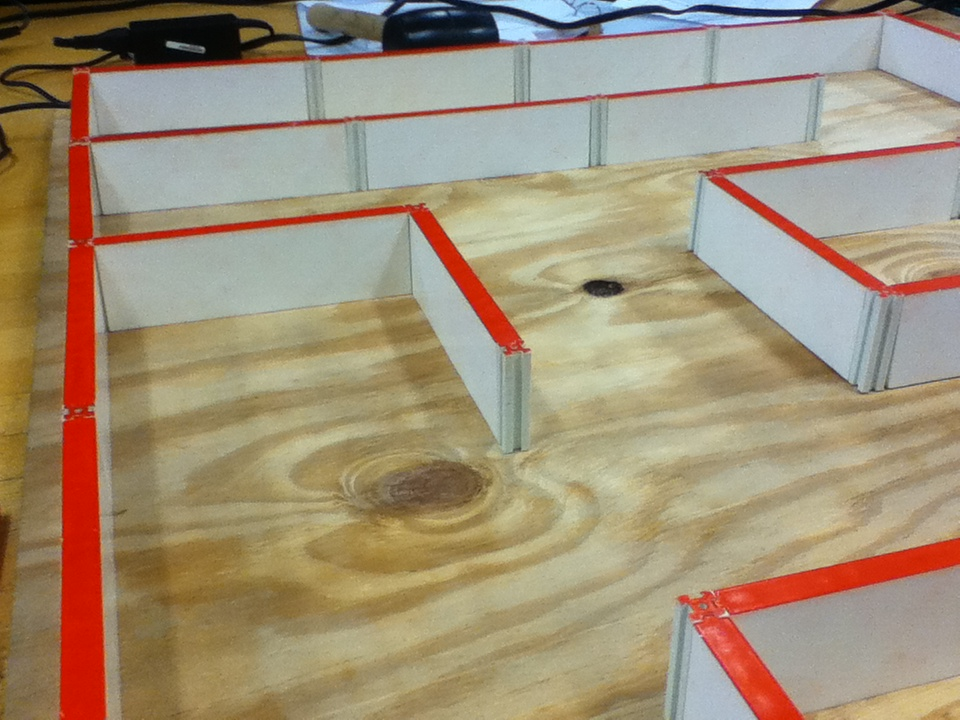
#> input picture data/m7/IMG_0290.JPG, 960 x 720 px
$ python notWorking.py   (older library calls are emulated)
#> lines starting #> are read from the running program, lines starting #| are printed output that depends on the picture
import numpy as np
import cv2
from matplotlib import pyplot as plt

img1 = cv2.imread('../data/m7/IMG_0290.JPG',0) # queryImage
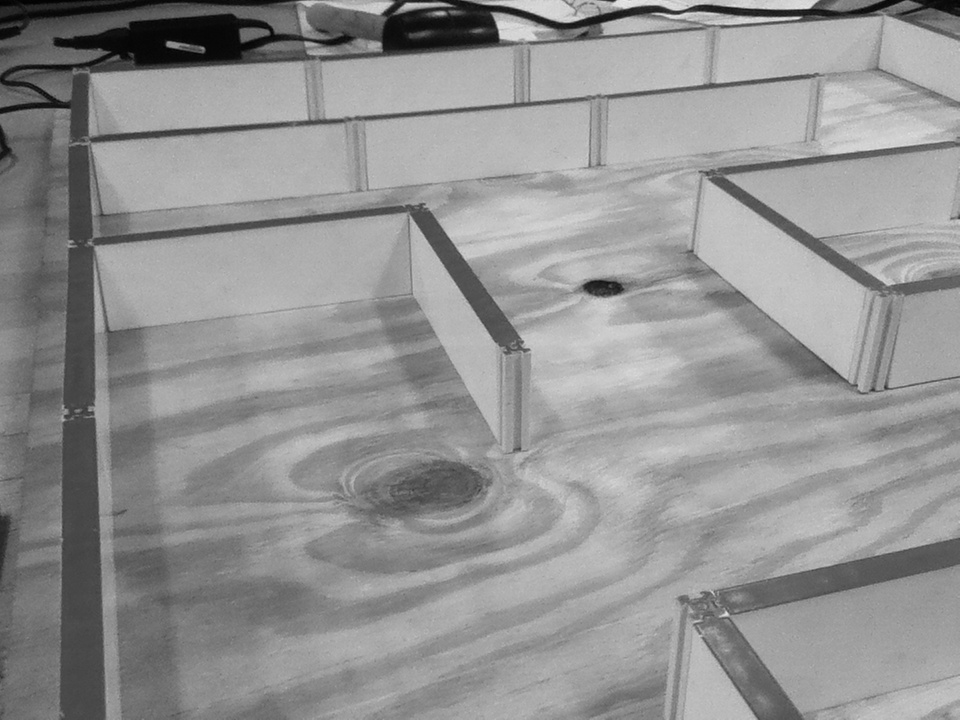
#> img1: shape (720, 960); min 0, max 236, mean 146.7
img2 = cv2.imread('../data/m7/IMG_0292.JPG',0) # trainImage
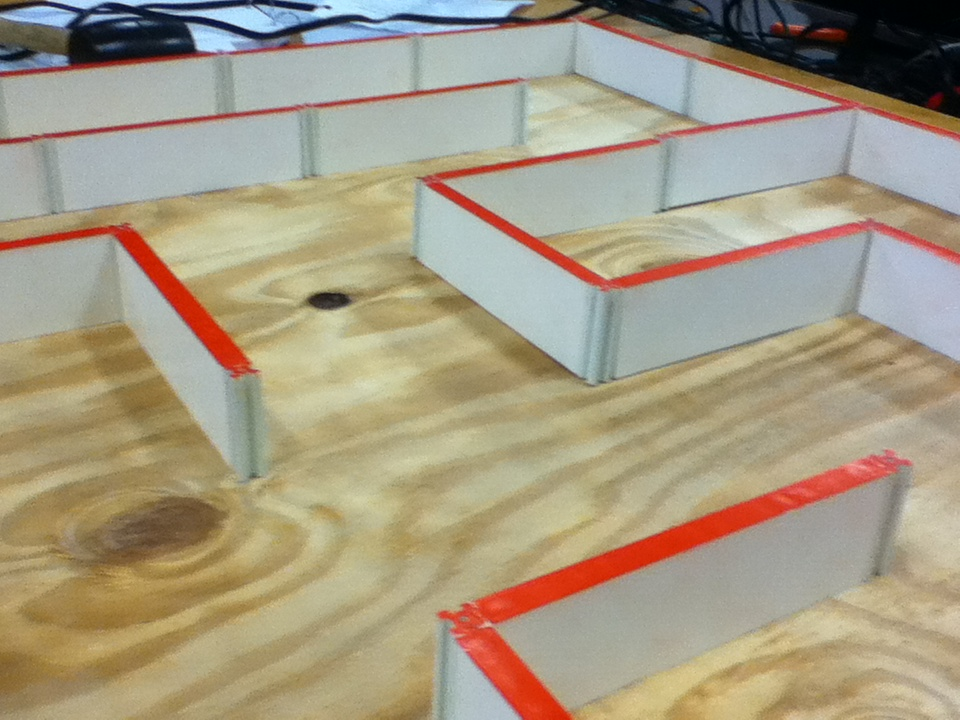
#> input picture data/m7/IMG_0292.JPG, 960 x 720 px
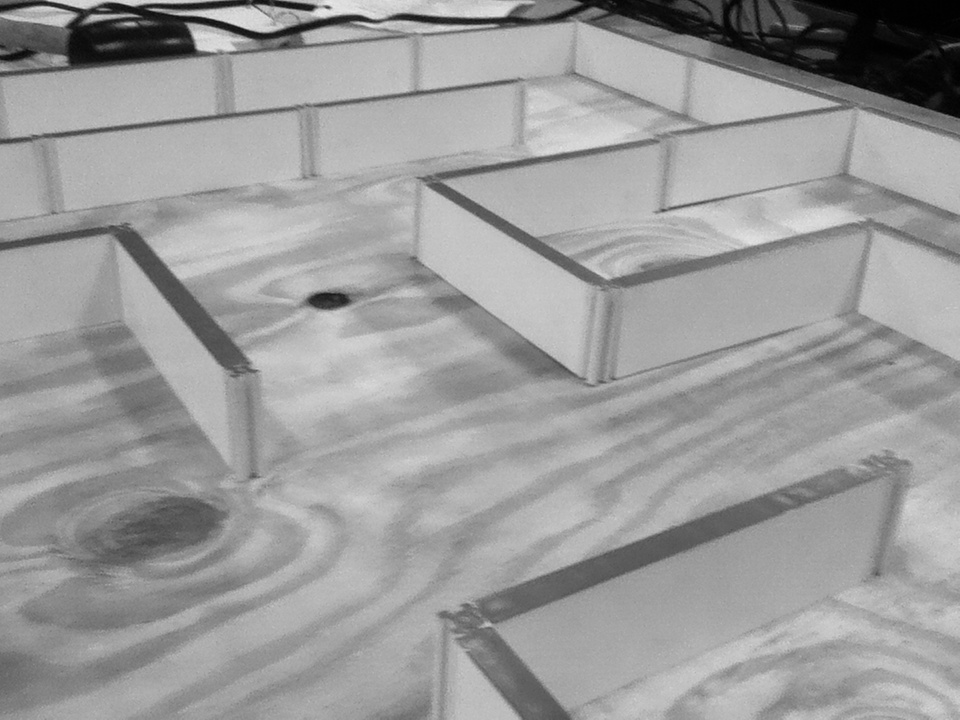
#> img2: shape (720, 960); min 0, max 234, mean 155.5

# Initiate SIFT detector
sift = cv2.SIFT()

# find the keypoints and descriptors with SIFT
kp1, des1 = sift.detectAndCompute(img1,None)
#> kp1 = 1421 keypoints; strongest (x, y, size): (601, 287, 16.3), (170, 44, 5.6), (508, 28, 14.9), (806, 14, 9.7)
kp2, des2 = sift.detectAndCompute(img2,None)
#> kp2 = 876 keypoints; strongest (x, y, size): (328, 7, 3.1), (93, 18, 6.1), (87, 45, 33.3), (320, 13, 7.5)

# FLANN parameters
FLANN_INDEX_KDTREE = 0
index_params = dict(algorithm = FLANN_INDEX_KDTREE, trees = 5)
search_params = dict(checks=50)  # or pass empty dictionary

flann = cv2.FlannBasedMatcher(index_params,search_params)

matches = flann.knnMatch(des1,des2,k=2)
#> matches = 1421 matches

# Need to draw only good matches, so create a mask
matchesMask = [[0,0] for i in xrange(len(matches))]
#> matchesMask = 1421 pairs, first value 0 to 0, second value 0 to 0

# ratio test as per Lowe's paper
for i,(m,n) in enumerate(matches):
    if m.distance < 0.7*n.distance:
        matchesMask[i]=[1,0]
#> after the loop, matchesMask = 1421 pairs, first value 0 to 1, second value 0 to 0

draw_params = dict(matchColor = (0,255,0),
                   singlePointColor = (255,0,0),
                   matchesMask = matchesMask,
                   flags = 0)
#> draw_params = 4 items


# create BFMatcher object
# bf = cv2.BFMatcher(cv2.NORM_HAMMING)#, crossCheck=True)
# matches = bf.knnMatch(des1, trainDescriptors = des2, k = 2)
# p1, p2, kp_pairs = filter_matches(kp1, kp2, matches)
# explore_match('find_obj', img1,img2,kp_pairs)#cv2 shows image

img3 = cv2.drawMatchesKnn(img1,kp1,img2,kp2,matches,None,**draw_params)
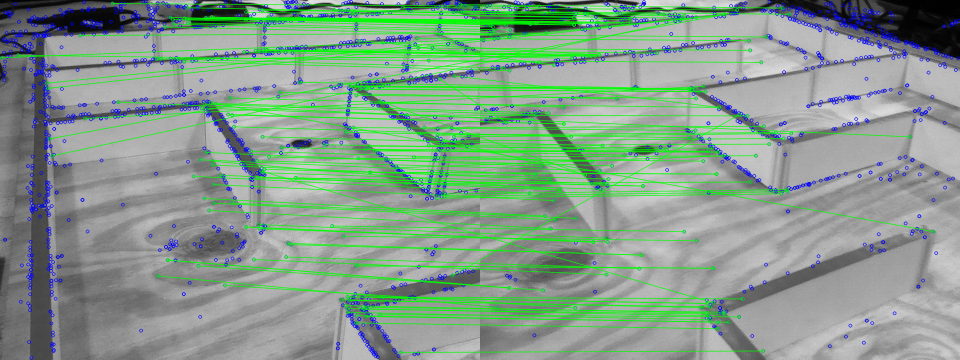
#> img3: shape (720, 1920, 3) (shown at 1/2 size); mean of channels 0, 1, 2 139.9, 157, 133.2; drawn as B, G, R
#img3 = cv2.drawMatches(img1,kp1,img2,kp2,matches,None,**draw_params)
plt.imshow(img3,),plt.show()
